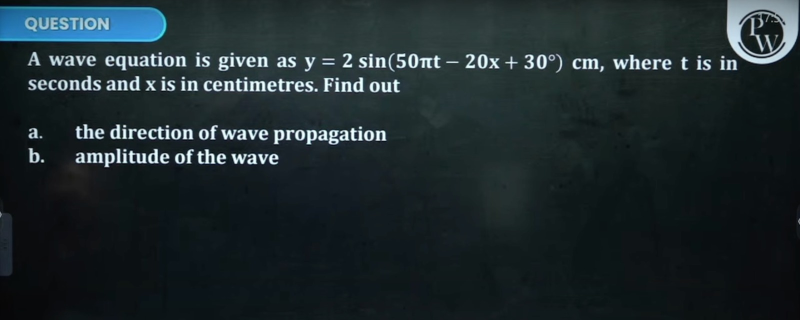
#> input picture Tess+Gemini/board.jpeg, 1600 x 640 px (shown at 1/2 size)
$ jupyter execute --allow-errors OCR.ipynb
#> lines starting #> are read from the running program, lines starting #| are printed output that depends on the picture
[cell 1]
import cv2
import pytesseract
import numpy as np
from PIL import ImageGrab

[cell 2]
# Function to capture the screen
# [4 lines left out: function capture_screen, not called in this run]

[cell 3]
# Load an image from file
image = cv2.imread('board.jpeg')
#> image is the input picture: shape (640, 1600, 3); mean B, G, R 45.3, 41.9, 30.2
resized_image = cv2.resize(image, (640, 480))
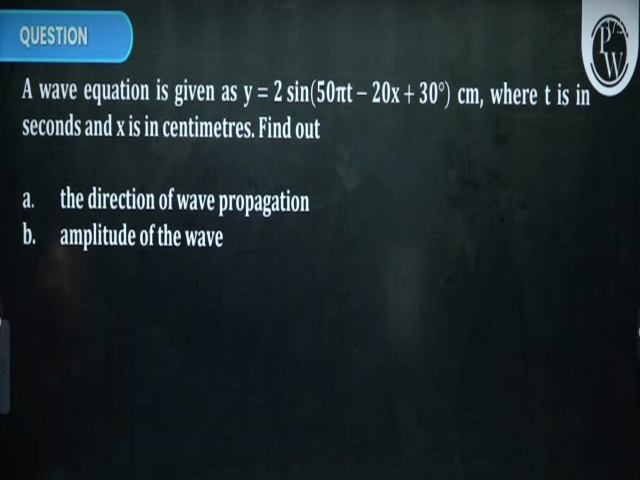
#> resized_image: shape (480, 640, 3); mean B, G, R 45.3, 41.8, 30.2
new_image = resized_image.copy()
